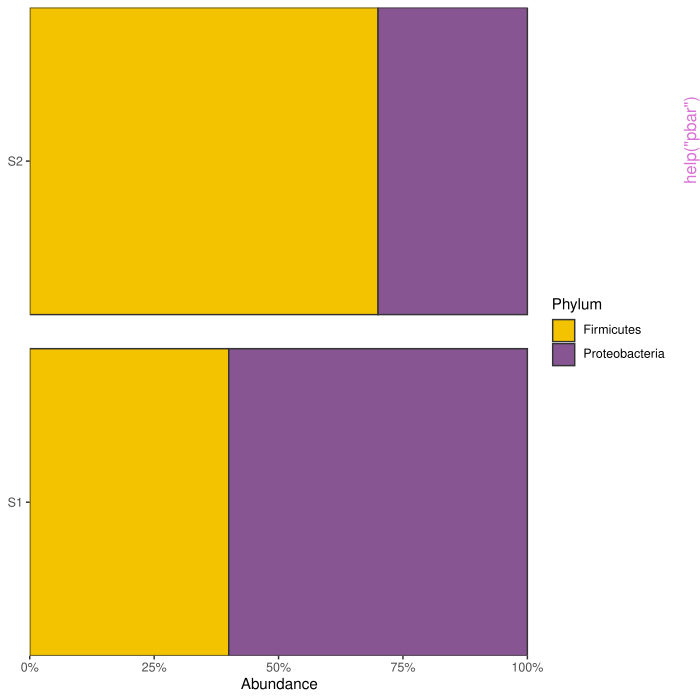

This chart was generated by the following R code:
pkgname <- "metabarplot"
source(file.path(R.home("share"), "R", "examples-header.R"))
options(warn = 1)
base::assign(".ExTimings", "metabarplot-Ex.timings", pos = 'CheckExEnv')
base::cat("name\tuser\tsystem\telapsed\n", file=base::get(".ExTimings", pos = 'CheckExEnv'))
base::assign(".format_ptime",
function(x) {
  if(!is.na(x[4L])) x[1L] <- x[1L] + x[4L]
  if(!is.na(x[5L])) x[2L] <- x[2L] + x[5L]
  options(OutDec = '.')
  format(x[1L:3L], digits = 7L)
},
pos = 'CheckExEnv')

### * </HEADER>
library('metabarplot')

base::assign(".oldSearch", base::search(), pos = 'CheckExEnv')
base::assign(".old_wd", base::getwd(), pos = 'CheckExEnv')
cleanEx()
nameEx("pbar")
### * pbar

flush(stderr()); flush(stdout())

base::assign(".ptime", proc.time(), pos = "CheckExEnv")
### Name: pbar
### Title: Create Taxonomic Abundance Barplots
### Aliases: pbar

### ** Examples

abund_df <- tibble::tibble(
  Sample = c("S1", "S1", "S2", "S2"),
  Phylum = c("Firmicutes", "Proteobacteria", "Firmicutes", "Proteobacteria"),
  Abundance = c(0.4, 0.6, 0.7, 0.3)
)
p <- pbar(abund_df = abund_df, taxrank = "Phylum")
p



base::assign(".dptime", (proc.time() - get(".ptime", pos = "CheckExEnv")), pos = "CheckExEnv")
base::cat("pbar", base::get(".format_ptime", pos = 'CheckExEnv')(get(".dptime", pos = "CheckExEnv")), "\n", file=base::get(".ExTimings", pos = 'CheckExEnv'), append=TRUE, sep="\t")
cleanEx()
nameEx("ps_from_taxtable")
### * ps_from_taxtable

flush(stderr()); flush(stdout())

base::assign(".ptime", proc.time(), pos = "CheckExEnv")
### Name: ps_from_taxtable
### Title: Create a Dummy Phyloseq Object from a Taxonomy Table
### Aliases: ps_from_taxtable

### ** Examples

## Not run: 
##D x <- tibble::tibble(
##D   ASV = c("ASV1", "ASV2"),
##D   Kingdom = "Bacteria",
##D   Phylum = c("Firmicutes", "Proteobacteria")
##D )
##D ps_from_taxtable(x, tax_levels = c("Kingdom", "Phylum"))
## End(Not run)



base::assign(".dptime", (proc.time() - get(".ptime", pos = "CheckExEnv")), pos = "CheckExEnv")
base::cat("ps_from_taxtable", base::get(".format_ptime", pos = 'CheckExEnv')(get(".dptime", pos = "CheckExEnv")), "\n", file=base::get(".ExTimings", pos = 'CheckExEnv'), append=TRUE, sep="\t")
cleanEx()
nameEx("tax_stats")
### * tax_stats

flush(stderr()); flush(stdout())

base::assign(".ptime", proc.time(), pos = "CheckExEnv")
### Name: tax_stats
### Title: Build an Abundance Table from Taxonomy Data
### Aliases: tax_stats

### ** Examples

x <- tibble::tibble(
  method = "demo",
  Genus = c("A", "B", NA),
  reads = c(80, 15, 5)
)
tax_stats(x, tax_rank = "Genus", abund_column = "reads")



base::assign(".dptime", (proc.time() - get(".ptime", pos = "CheckExEnv")), pos = "CheckExEnv")
base::cat("tax_stats", base::get(".format_ptime", pos = 'CheckExEnv')(get(".dptime", pos = "CheckExEnv")), "\n", file=base::get(".ExTimings", pos = 'CheckExEnv'), append=TRUE, sep="\t")
### * <FOOTER>
###
cleanEx()
options(digits = 7L)
base::cat("Time elapsed: ", proc.time() - base::get("ptime", pos = 'CheckExEnv'),"\n")
grDevices::dev.off()
###
### Local variables: ***
### mode: outline-minor ***
### outline-regexp: "\\(> \\)?### [*]+" ***
### End: ***
quit('no')
